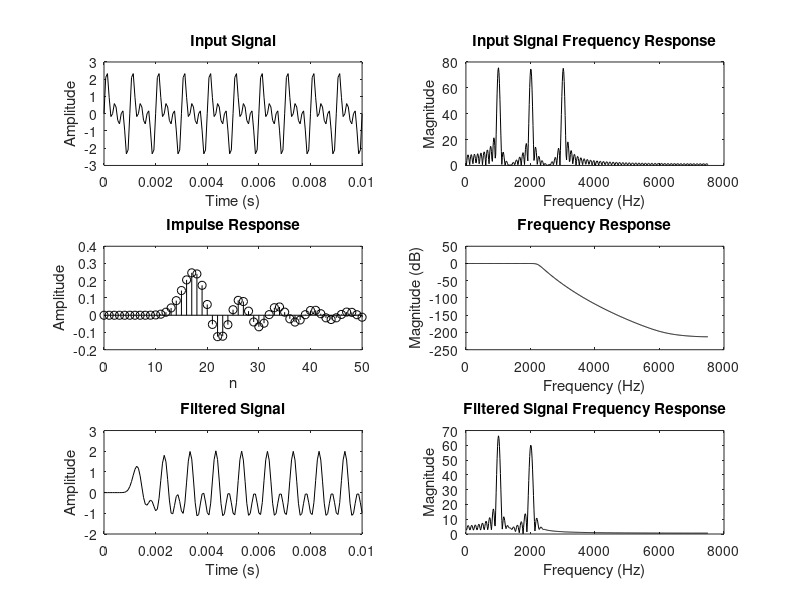

Write MATLAB code to recreate this figure. (Note: this script raises an error after producing the figure.)
clc; clear; close all;

% Signal generation
F1 = 1000; F2 = 2000; F3 = 3000;
Fsamp = 15000;
t = 0:1/Fsamp:0.01;
x = sin(2*pi*F1*t) + sin(2*pi*F2*t) + sin(2*pi*F3*t);
fft_ord = 1024;
x_fft = fft(x, fft_ord);
fr = (1:fft_ord/2) * Fsamp / fft_ord;

% Filter specs
Fp = 2200; 
Fs = 2800; 
ap = 2.5; 
as = 45;
wp = 2 * pi * Fp;
ws = 2 * pi * Fs;

n_range = 0:50;

% Butterworth Low Pass 
[N, wn] = buttord(wp, ws, ap, as, 's');
[bs1, as1] = butter(N, wn, "low", 's');
[bz1, az1] = impinvar(bs1, as1, Fsamp);

h = impz(bz1, az1, length(n_range));
h_freq = freqz(bz1, az1, fft_ord/2);
y = filter(bz1, az1, x);
y_fft = fft(y, fft_ord);

figure;
subplot(3,2,1); plot(t, x, 'k'); title('Input Signal'); xlabel('Time (s)'); ylabel('Amplitude');
subplot(3,2,2); plot(fr, abs(x_fft(1:fft_ord/2)), 'k'); title('Input Signal Frequency Response'); xlabel('Frequency (Hz)'); ylabel('Magnitude');
subplot(3,2,3); stem(n_range, h, 'k'); title('Impulse Response'); xlabel('n'); ylabel('Amplitude');
subplot(3,2,4); plot(fr, 20*log10(abs(h_freq)), 'k'); title('Frequency Response'); xlabel('Frequency (Hz)'); ylabel('Magnitude (dB)');
subplot(3,2,5); plot(t, y, 'k'); title('Filtered Signal'); xlabel('Time (s)'); ylabel('Amplitude');
subplot(3,2,6); plot(fr, abs(y_fft(1:fft_ord/2)), 'k'); title('Filtered Signal Frequency Response'); xlabel('Frequency (Hz)'); ylabel('Magnitude');
sgtitle('BUTTERWORTH LOW PASS FILTER (IMPULSE INVARIANT METHOD)');
saveas(gcf, 'butterworth_lowpass.png');



